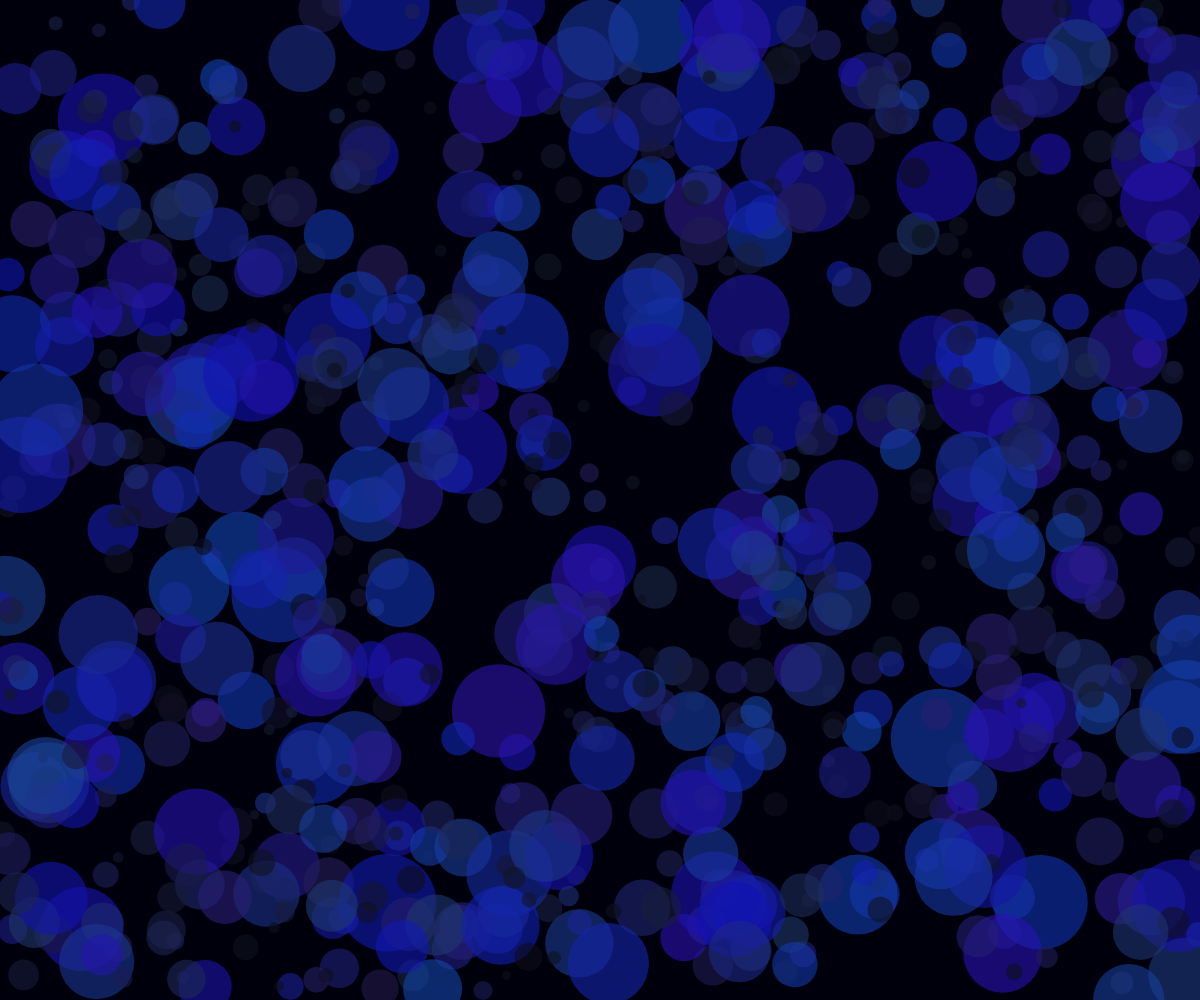
Frame 1 (no input)
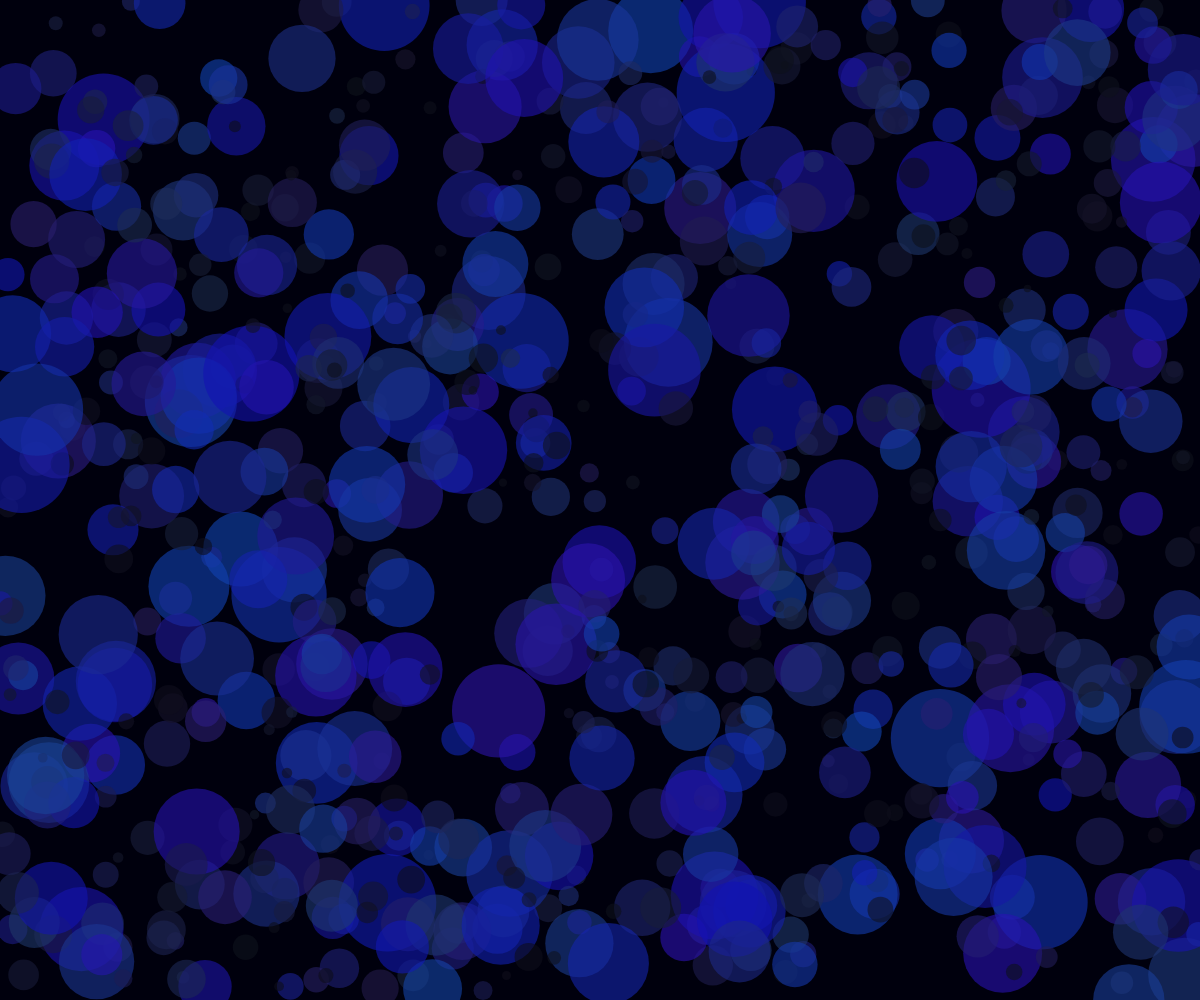
Frame 60 (no input)
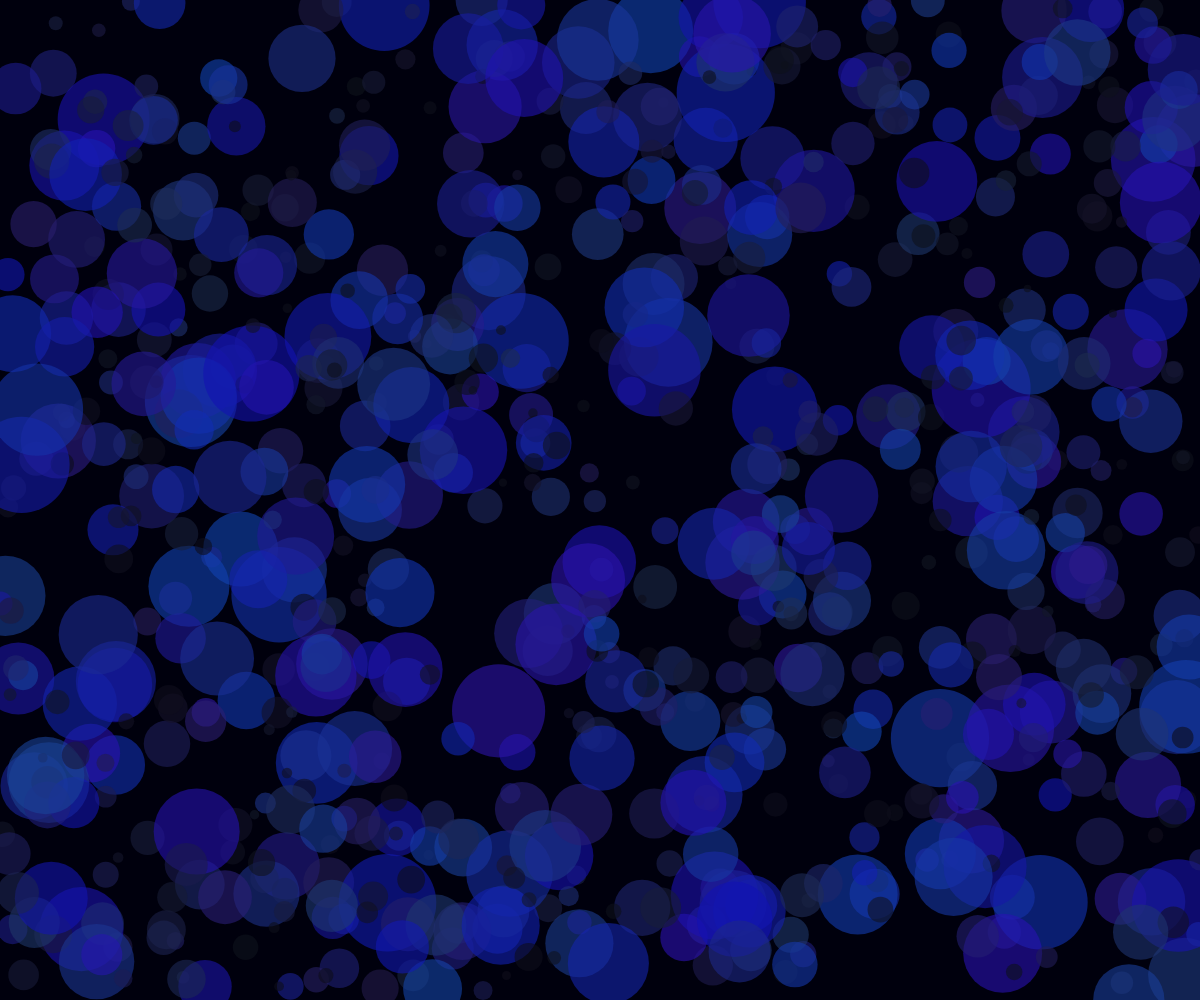
Frame 120 (the mouse pressed at the canvas centre since frame 60)

The p5.js sketch that drew these frames (run headless with seeded random() and noise() and a simulated clock; from frame 60 on, the mouse is pressed at the canvas centre):

// p5.js sketch
// ── sketch.js
let waves = [];
let time = 0;

function setup() {
  createCanvas(windowWidth, windowHeight);
  noStroke();
  colorMode(HSB, 360, 100, 100, 1);

  // Initialize waves with consistent cobalt/blue tones
  for (let i = 0; i < 800; i++) {
    waves.push({
      x: random(width),
      y: random(height),
      radius: random(15, 60),
      speed: random(0.002, 0.008),
      phase: random(TWO_PI),
      hue: random(220, 250) // Cobalt to indigo range
    });
  }
}

function draw() {
  background(240, 100, 5); // Dark blue background
  time += 0.01;

  // Draw waves with fluid motion and color blending
  for (let i = 0; i < waves.length; i++) {
    let w = waves[i];
    
    // Calculate wave value with smooth pulsing
    let val = sin(time * w.speed + w.phase);
    
    // Apply subtle scaling based on wave value
    let scl = 1 + val * 0.3;
    
    // Use consistent blue/indigo color range
    let sat = 70 + val * 20;
    let bright = 40 + val * 30;
    
    fill(w.hue, sat, bright, 0.6);
    
    // Draw wave with smooth, organic movement
    push();
    translate(w.x, w.y);
    scale(scl);
    ellipse(0, 0, w.radius * scl, w.radius * scl);
    pop();
  }
}

function windowResized() {
  resizeCanvas(windowWidth, windowHeight);
}
